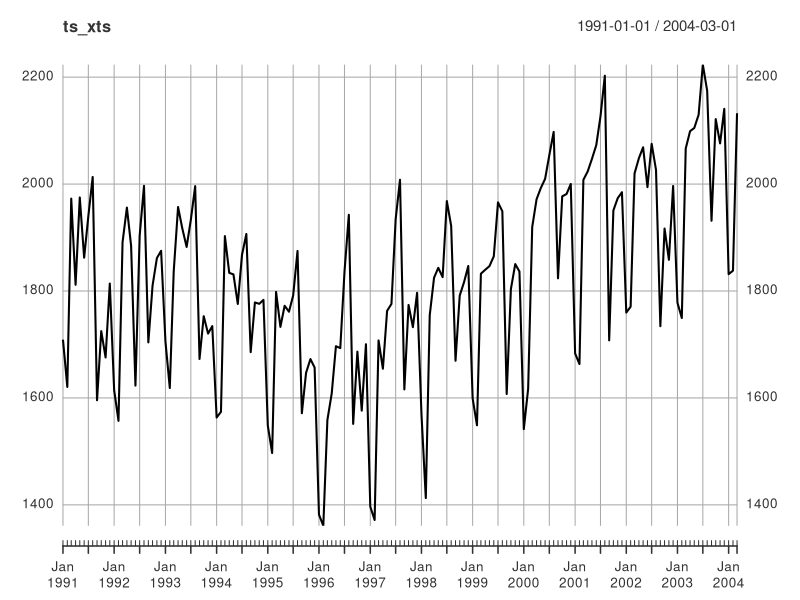

Generate this figure with R: (Note: this script raises an error after producing the figure.)
## ---- chunk 1

# R markdown options
knitr::opts_chunk$set(echo = TRUE, 
                      fig.width = 10,
                      fig.height = 5,
                      fig.align = "center", 
                      message = FALSE,
                      warning = FALSE)

# Load packages
library(tidyverse)
library(forecast)
library(knitr)
## ---- chunk 2
library(xts)

df = read.csv("Amtrak_data.csv")
df = na.omit(df) 

time_index = seq(as.Date("1991-01-01"), length=nrow(df), by="months")
series_values = df$Ridership
ts_xts = xts(series_values, order.by = time_index)
## ---- chunk 3
plot(ts_xts)
## ---- chunk 4
library(lubridate)
# Create lag features for time series data
lags <- 1:3  # Number of lags to consider
lagged_data <- stats::lag(ts_xts, k = lags)  # Create lagged data
 
# Combine the lagged features into one data frame
lagged_df <- as_tibble(data.frame(lagged_data))
colnames(lagged_df) <- paste0("lag", lags)  # Rename columns with lag prefixes

# Merge the lagged features with the original data
final_data = data.frame(time_index, series_values,  lagged_df)
## ---- chunk 5
head(final_data, 10)
## ---- chunk 6
# Remove rows with NAs created by lagging
final_data <- na.omit(final_data)
 
# Split the data into training and testing sets
train_percentage <- 0.7
train_size <- floor(train_percentage * nrow(final_data))
train_data <- final_data[1:train_size, ]
test_data <- final_data[(train_size + 1):nrow(final_data), ]
## ---- chunk 7
library(caret)
model <- train(series_values~., 
               data = train_data[, -1], 
               method = "ranger") 

predictions <- predict(model, test_data[, -1])
## ---- chunk 8
predictions <- predict(model, test_data[, -1])

ggplot(final_data) +
  geom_line(aes(x = time_index, y = series_values, color = "Original")) +
  geom_line(data = test_data, aes(x = time_index, y = predictions, color = "Forecast")) +
  scale_color_manual(values = c("Original" = "blue", "Forecast" = "red")) +
  labs(title = "Time Series Forecasting", y = "series_values")
## ---- chunk 9
accuracy(test_data$series_values, predictions)
## ---- chunk 10
library(caret)
model <- train(series_values~., data = train_data[, -1], 
                method = "leapSeq") 

predictions <- predict(model, test_data[, -1])
## ---- chunk 11
ggplot(final_data) +
  geom_line(aes(x = time_index, y = series_values, color = "Original")) +
  geom_line(data = test_data, aes(x = time_index, y = predictions, color = "Forecast")) +
  scale_color_manual(values = c("Original" = "blue", "Forecast" = "red")) +
  labs(title = "Time Series Forecasting", y = "series_values")
## ---- chunk 12
accuracy(test_data$series_values, predictions)
## ---- chunk 13
library(lubridate)
# Create lag features for time series data
lags <- 1:36  # Number of lags to consider
lagged_data <- stats::lag(ts_xts, k = lags)  # Create lagged data
 
# Combine the lagged features into one data frame
lagged_df <- as_tibble(data.frame(lagged_data))
colnames(lagged_df) <- paste0("lag", lags)  # Rename columns with lag prefixes

# Merge the lagged features with the original data
final_data = data.frame(time_index, series_values,  lagged_df)

# Remove rows with NAs created by lagging
final_data <- na.omit(final_data)
 
# Split the data into training and testing sets
train_percentage <- 0.7
train_size <- floor(train_percentage * nrow(final_data))
train_data <- final_data[1:train_size, ]
test_data <- final_data[(train_size + 1):nrow(final_data), ]
## ---- chunk 14
library(caret)
model <- train(series_values~., 
               data = train_data[, -1], 
               method = "ranger") 

predictions <- predict(model, test_data[, -1])
## ---- chunk 15
ggplot(final_data) +
  geom_line(aes(x = time_index, y = series_values, color = "Original")) +
  geom_line(data = test_data, aes(x = time_index, y = predictions, color = "Forecast")) +
  scale_color_manual(values = c("Original" = "blue", "Forecast" = "red")) +
  labs(title = "Time Series Forecasting", y = "series_values")
## ---- chunk 16
accuracy(test_data$series_values, predictions)
## ---- chunk 17
model <- train(series_values~., data = train_data[, -1], 
                method = "leapSeq") 

predictions <- predict(model, test_data[, -1])
## ---- chunk 18
ggplot(final_data) +
  geom_line(aes(x = time_index, y = series_values, color = "Original")) +
  geom_line(data = test_data, aes(x = time_index, y = predictions, color = "Forecast")) +
  scale_color_manual(values = c("Original" = "blue", "Forecast" = "red")) +
  labs(title = "Time Series Forecasting", y = "series_values")
## ---- chunk 19
accuracy(test_data$series_values, predictions)
## ---- chunk 20
model <- train(series_values~., data = train_data[, -1], method = "glmnet") 
predictions <- predict(model, test_data[, -1])
ggplot(final_data) +
  geom_line(aes(x = time_index, y = series_values, color = "Original")) +
  geom_line(data = test_data, aes(x = time_index, y = predictions, color = "Forecast")) +
  scale_color_manual(values = c("Original" = "blue", "Forecast" = "red")) +
  labs(title = paste0("MAPE: ", accuracy(test_data$series_values, predictions)[5]), y = "series_values")
## ---- chunk 21
model <- train(series_values~., data = train_data[, -1], method = "cubist") 
predictions <- predict(model, test_data[, -1])
ggplot(final_data) +
  geom_line(aes(x = time_index, y = series_values, color = "Original")) +
  geom_line(data = test_data, aes(x = time_index, y = predictions, color = "Forecast")) +
  scale_color_manual(values = c("Original" = "blue", "Forecast" = "red")) +
  labs(title = paste0("MAPE: ", accuracy(test_data$series_values, predictions)[5]), y = "series_values")
## ---- chunk 22
model <- train(series_values~., data = train_data[, -1], method = "enet") 
predictions <- predict(model, test_data[, -1])
ggplot(final_data) +
  geom_line(aes(x = time_index, y = series_values, color = "Original")) +
  geom_line(data = test_data, aes(x = time_index, y = predictions, color = "Forecast")) +
  scale_color_manual(values = c("Original" = "blue", "Forecast" = "red")) +
  labs(title = paste0("MAPE: ", accuracy(test_data$series_values, predictions)[5]), y = "series_values")
## ---- chunk 23
model <- train(series_values~., data = train_data[, -1], method = "leapForward") 
predictions <- predict(model, test_data[, -1])
ggplot(final_data) +
  geom_line(aes(x = time_index, y = series_values, color = "Original")) +
  geom_line(data = test_data, aes(x = time_index, y = predictions, color = "Forecast")) +
  scale_color_manual(values = c("Original" = "blue", "Forecast" = "red")) +
  labs(title = paste0("MAPE: ", accuracy(test_data$series_values, predictions)[5]), y = "series_values")
## ---- chunk 24
model <- train(series_values~., data = train_data[, -1], method = "leapBackward") 
predictions <- predict(model, test_data[, -1])
ggplot(final_data) +
  geom_line(aes(x = time_index, y = series_values, color = "Original")) +
  geom_line(data = test_data, aes(x = time_index, y = predictions, color = "Forecast")) +
  scale_color_manual(values = c("Original" = "blue", "Forecast" = "red")) +
  labs(title = paste0("MAPE: ", accuracy(test_data$series_values, predictions)[5]), y = "series_values")
## ---- chunk 25
model <- train(series_values~., data = train_data[, -1], method = "nnls") 
predictions <- predict(model, test_data[, -1])
ggplot(final_data) +
  geom_line(aes(x = time_index, y = series_values, color = "Original")) +
  geom_line(data = test_data, aes(x = time_index, y = predictions, color = "Forecast")) +
  scale_color_manual(values = c("Original" = "blue", "Forecast" = "red")) +
  labs(title = paste0("MAPE: ", accuracy(test_data$series_values, predictions)[5]), y = "series_values")
## ---- chunk 26
model <- train(series_values~., data = train_data[, -1], method = "rvmPoly") 
predictions <- predict(model, test_data[, -1])
ggplot(final_data) +
  geom_line(aes(x = time_index, y = series_values, color = "Original")) +
  geom_line(data = test_data, aes(x = time_index, y = predictions, color = "Forecast")) +
  scale_color_manual(values = c("Original" = "blue", "Forecast" = "red")) +
  labs(title = paste0("MAPE: ", accuracy(test_data$series_values, predictions)[5]), y = "series_values")
## ---- chunk 27
model <- train(series_values~., data = train_data[, -1], method = "spikeslab") 
predictions <- predict(model, test_data[, -1])
ggplot(final_data) +
  geom_line(aes(x = time_index, y = series_values, color = "Original")) +
  geom_line(data = test_data, aes(x = time_index, y = predictions, color = "Forecast")) +
  scale_color_manual(values = c("Original" = "blue", "Forecast" = "red")) +
  labs(title = paste0("MAPE: ", accuracy(test_data$series_values, predictions)[5]), y = "series_values")
## ---- chunk 28
model <- train(series_values~., data = train_data[, -1], method = "gamLoess") 
predictions <- predict(model, test_data[, -1])
ggplot(final_data) +
  geom_line(aes(x = time_index, y = series_values, color = "Original")) +
  geom_line(data = test_data, aes(x = time_index, y = predictions, color = "Forecast")) +
  scale_color_manual(values = c("Original" = "blue", "Forecast" = "red")) +
  labs(title = paste0("MAPE: ", accuracy(test_data$series_values, predictions)[5]), y = "series_values")
## ---- chunk 29
model <- train(series_values~., data = train_data[, -1], method = "svmLinear") 
predictions <- predict(model, test_data[, -1])
ggplot(final_data) +
  geom_line(aes(x = time_index, y = series_values, color = "Original")) +
  geom_line(data = test_data, aes(x = time_index, y = predictions, color = "Forecast")) +
  scale_color_manual(values = c("Original" = "blue", "Forecast" = "red")) +
  labs(title = paste0("MAPE: ", accuracy(test_data$series_values, predictions)[5]), y = "series_values")
## ---- chunk 30
model <- train(series_values~., data = train_data[, -1], method = "gaussprLinear") 
predictions <- predict(model, test_data[, -1])
ggplot(final_data) +
  geom_line(aes(x = time_index, y = series_values, color = "Original")) +
  geom_line(data = test_data, aes(x = time_index, y = predictions, color = "Forecast")) +
  scale_color_manual(values = c("Original" = "blue", "Forecast" = "red")) +
  labs(title = paste0("MAPE: ", accuracy(test_data$series_values, predictions)[5]), y = "series_values")
## ---- chunk 31
model <- train(series_values~., data = train_data[, -1], method = "gaussprPoly") 
predictions <- predict(model, test_data[, -1])
ggplot(final_data) +
  geom_line(aes(x = time_index, y = series_values, color = "Original")) +
  geom_line(data = test_data, aes(x = time_index, y = predictions, color = "Forecast")) +
  scale_color_manual(values = c("Original" = "blue", "Forecast" = "red")) +
  labs(title = paste0("MAPE: ", accuracy(test_data$series_values, predictions)[5]), y = "series_values")
## ---- chunk 32
model <- train(series_values~., data = train_data[, -1], method = "gamSpline") 
predictions <- predict(model, test_data[, -1])
ggplot(final_data) +
  geom_line(aes(x = time_index, y = series_values, color = "Original")) +
  geom_line(data = test_data, aes(x = time_index, y = predictions, color = "Forecast")) +
  scale_color_manual(values = c("Original" = "blue", "Forecast" = "red")) +
  labs(title = paste0("MAPE: ", accuracy(test_data$series_values, predictions)[5]), y = "series_values")
## ---- chunk 33
model <- train(series_values~., data = train_data[, -1], method = "knn") 
predictions <- predict(model, test_data[, -1])
ggplot(final_data) +
  geom_line(aes(x = time_index, y = series_values, color = "Original")) +
  geom_line(data = test_data, aes(x = time_index, y = predictions, color = "Forecast")) +
  scale_color_manual(values = c("Original" = "blue", "Forecast" = "red")) +
  labs(title = paste0("MAPE: ", accuracy(test_data$series_values, predictions)[5]), y = "series_values")
## ---- chunk 34
model <- train(series_values~., data = train_data[, -1], method = "kernelpls") 
predictions <- predict(model, test_data[, -1])
ggplot(final_data) +
  geom_line(aes(x = time_index, y = series_values, color = "Original")) +
  geom_line(data = test_data, aes(x = time_index, y = predictions, color = "Forecast")) +
  scale_color_manual(values = c("Original" = "blue", "Forecast" = "red")) +
  labs(title = paste0("MAPE: ", accuracy(test_data$series_values, predictions)[5]), y = "series_values")
